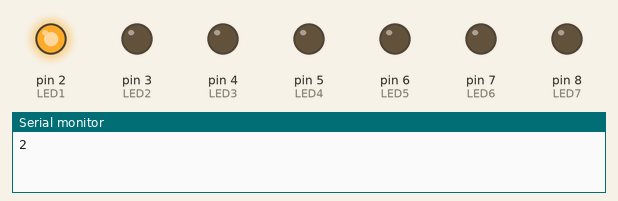
Recording of a sketch running on a simulated Arduino Uno, built with avr-gcc and run on an emulated ATmega328P. Shown: output pins drawn as LEDs (lit = HIGH), the last lines printed to the serial monitor.

Above: at 0.05 s.
At 0.7 s:
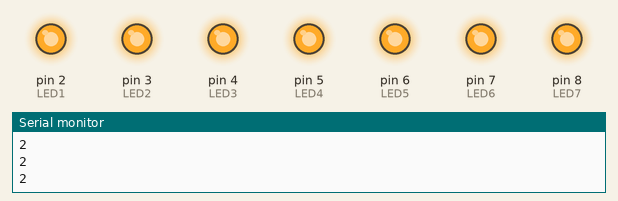
Timing chart, 0 to 2.2 s (numbered marks = the images above):
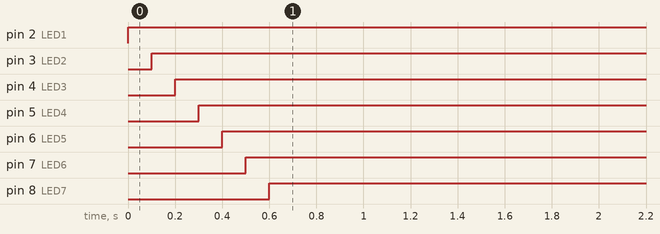

The sketch:

separeteALLON.ino
```cpp
int LED1 = 2;
int LED2 = 3;
int LED3 = 4;
int LED4 = 5;
int LED5 = 6;
int LED6 = 7;
int LED7 = 8;

void setup()
{
  Serial.begin(9600);
  pinMode(LED1, OUTPUT);
  pinMode(LED2, OUTPUT);
  pinMode(LED3, OUTPUT);
  pinMode(LED4, OUTPUT);
  pinMode(LED5, OUTPUT);
  pinMode(LED6, OUTPUT);
  pinMode(LED7, OUTPUT);
}
void loop()
{
  digitalWrite(LED1, HIGH);
  Serial.println(sizeof(LED1));
  delay(100);
  digitalWrite(LED2, HIGH);
  Serial.println(sizeof(LED2));
  delay(100);
  digitalWrite(LED3, HIGH);
  Serial.println(sizeof(LED3));
  delay(100);
  digitalWrite(LED4, HIGH);
  Serial.println(sizeof(LED4));
  delay(100);
  digitalWrite(LED5, HIGH);
  Serial.println(sizeof(LED5));
  delay(100);
  digitalWrite(LED6, HIGH);
  Serial.println(sizeof(LED6));
  delay(100);
  digitalWrite(LED7, HIGH);
  Serial.println(sizeof(LED7));
  delay(100);
}
```

Measured:
- by itself, pin 2 (LED1): LOW → HIGH at 0.00 s
- by itself, pin 3 (LED2): LOW → HIGH at 0.10 s
- by itself, pin 4 (LED3): LOW → HIGH at 0.20 s
- by itself, pin 5 (LED4): LOW → HIGH at 0.30 s
- by itself, pin 6 (LED5): LOW → HIGH at 0.40 s
- by itself, pin 7 (LED6): LOW → HIGH at 0.50 s
- by itself, pin 8 (LED7): LOW → HIGH at 0.60 s
